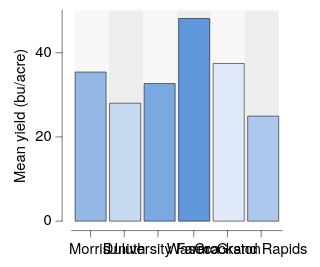

The Vega-Lite source for this figure:
### Vega-Lite specification from a JSON file in a GitHub repository (floating-point values rounded to 4 significant figures)
{"background": null, "config": {"arc": {"fill": "#DBDBDB", "fillOpacity": 1.0, "innerRadius": 25.0, "padAngle": 0.03, "stroke": "black", "strokeOpacity": 1, "strokeWidth": 0.25}, "area": {"fill": "#DBDBDB", "fillOpacity": 1.0, "stroke": "black", "strokeOpacity": 1, "strokeWidth": 0.25}, "axis": {"domain": true, "domainCap": "round", "domainColor": "black", "domainWidth": 0.25, "grid": false, "gridCap": "round", "gridColor": "#F1F1F1", "gridDash": [0, 0], "gridOpacity": 1.0, "gridWidth": 0.25, "labelColor": "black", "labelFont": "HelveticaNeue", "labelFontSize": 7, "labelFontStyle": "normal", "labelFontWeight": 400, "offset": 4.5, "ticks": true, "tickCap": "round", "tickColor": "black", "tickSize": 3, "tickWidth": 0.25, "titleColor": "black", "titleFont": "HelveticaNeue", "titleFontSize": 7, "titleFontStyle": "normal", "titleFontWeight": 400}, "axisX": {"domain": true, "labelAlign": "center", "labelAngle": 0, "labels": true, "ticks": true, "translate": 0}, "axisY": {"domain": true, "labelAlign": "right", "labelAngle": 0, "labels": true, "ticks": true, "translate": 0}, "axisRight": {"domain": true, "labelAlign": "left", "labelAngle": 0, "labels": true, "ticks": true, "translate": 0}, "axisTop": {"domain": true, "labelAlign": "center", "labelAngle": 0, "labels": true, "ticks": true, "translate": 0}, "bar": {"fill": "#DBDBDB", "fillOpacity": 1.0, "stroke": "black", "strokeOpacity": 1, "strokeWidth": 0.25}, "boxplot": {"size": 9.0, "ticks": {"cornerRadius": 0.25, "fill": "black", "size": 4.5, "thickness": 0.25}, "box": {"fillOpacity": 1.0, "stroke": "black", "strokeOpacity": 1, "strokeWidth": 0.25}, "median": {"fill": "black", "fillOpacity": 1.0, "size": 9.0, "thickness": 0.25}, "rule": {"fill": "black", "fillOpacity": 1.0, "size": 10.0, "stroke": "black", "strokeDash": [0, 0], "strokeOpacity": 1, "strokeWidth": 0.25}, "outliers": {"color": "black", "fill": "black", "fillOpacity": 1.0, "size": 0, "stroke": "black", "strokeOpacity": 1, "strokeWidth": 0.25}}, "circle": {"fill": "black", "fillOpacity": 1.0, "size": 0.5, "stroke": "black", "strokeOpacity": 1, "strokeWidth": 0.25}, "errorband": {"band": {"fillOpacity": 0.6, "stroke": null, "strokeWidth": 0.25, "strokeOpacity": 1}, "borders": {"opacity": 0, "strokeOpacity": 0.25, "strokeWidth": 1}}, "errorbar": {"opacity": 1, "rule": {"strokeDash": [0, 0], "strokeWidth": 0.5}, "ticks": {"color": "black", "cornerRadius": 0.25, "opacity": 1, "size": 6.0, "thickness": 0.5}, "thickness": 0.5}, "font": "HelveticaNeue", "geoshape": {"fill": "#DBDBDB", "fillOpacity": 1.0, "stroke": "black", "strokeOpacity": 1, "strokeWidth": 0.25}, "header": {"labelColor": "black", "labelFont": "HelveticaNeue", "labelFontSize": 7, "labelFontStyle": "normal", "labelFontWeight": 400, "titleColor": "black", "titleFont": "HelveticaNeue", "titleFontSize": 7, "titleFontStyle": "normal", "titleFontWeight": 400, "titlePadding": 0}, "legend": {"disable": false, "offset": 4.5, "gradientLength": 50.0, "gradientThickness": 5.0, "gradientOpacity": 1.0, "gradientStrokeColor": "black", "gradientStrokeWidth": 0.25, "labelColor": "black", "labelFont": "HelveticaNeue", "labelFontSize": 7, "labelFontStyle": "normal", "labelFontWeight": 400, "strokeColor": "black", "strokeWidth": 0, "symbolSize": 42, "symbolStrokeColor": "black", "symbolStrokeWidth": 0.25, "titleColor": "black", "titleFont": "HelveticaNeue", "titleFontSize": 7, "titleFontStyle": "normal", "titleFontWeight": 400}, "line": {"color": "black", "stroke": "black", "strokeCap": "round", "strokeDash": [0, 0], "strokeOpacity": 1, "strokeWidth": 0.375}, "point": {"filled": true, "fill": "#DBDBDB", "fillOpacity": 1.0, "size": 5.0, "stroke": "black", "strokeOpacity": 1, "strokeWidth": 0.25}, "range": {"category": ["#DFE9F7", "#C6D9F1", "#ADC8EC", "#94B8E6", "#7AA8E0", "#6097DA", "#4D87CA", "#4177B1", "#386898", "#2F597F", "#264A69", "#1D3A58"], "diverging": {"scheme": ["#DFE9F7", "#C6D9F1", "#ADC8EC", "#94B8E6", "#7AA8E0", "#6097DA", "#4D87CA", "#4177B1", "#386898", "#2F597F", "#264A69", "#1D3A58"]}, "heatmap": {"scheme": ["#DFE9F7", "#C6D9F1", "#ADC8EC", "#94B8E6", "#7AA8E0", "#6097DA", "#4D87CA", "#4177B1", "#386898", "#2F597F", "#264A69", "#1D3A58"]}, "ordinal": {"scheme": ["#DFE9F7", "#C6D9F1", "#ADC8EC", "#94B8E6", "#7AA8E0", "#6097DA", "#4D87CA", "#4177B1", "#386898", "#2F597F", "#264A69", "#1D3A58"]}, "ramp": {"scheme": ["#DFE9F7", "#C6D9F1", "#ADC8EC", "#94B8E6", "#7AA8E0", "#6097DA", "#4D87CA", "#4177B1", "#386898", "#2F597F", "#264A69", "#1D3A58"]}}, "rule": {"color": "black", "stroke": "black", "strokeCap": "round", "strokeDash": [2, 2], "strokeOpacity": 1, "strokeWidth": 0.25}, "scale": {"bandPaddingInner": 0.1, "bandPaddingOuter": 0.1, "round": false}, "rect": {"fill": "#DBDBDB", "fillOpacity": 1.0, "stroke": "black", "strokeOpacity": 1, "strokeWidth": 0.25}, "square": {"fill": "#DBDBDB", "fillOpacity": 1.0, "size": 10.0, "stroke": "black", "strokeOpacity": 1, "strokeWidth": 0.25}, "text": {"color": "black", "font": "HelveticaNeue", "fontSize": 7, "fontStyle": "normal", "fontWeight": 400}, "title": {"anchor": "middle", "frame": "group", "color": "black", "font": "HelveticaNeue", "fontSize": 7, "fontStyle": "normal", "fontWeight": 400, "subtitleColor": "black", "subtitleFont": "HelveticaNeue", "subtitleFontSize": "HelveticaNeue", "subtitleFontStyle": "normal", "subtitleFontWeight": 400}, "view": {"continuousWidth": 100, "continuousHeight": 100, "discreteWidth": 100, "discreteHeight": 100, "fill": null, "stroke": null, "strokeWidth": 0.25}}, "layer": [{"data": {"name": "data-f649f9d1c293ec8042ca0358e3477a5a"}, "mark": {"type": "rect", "color": "#F1F1F1", "opacity": 0.5, "stroke": null, "strokeOpacity": 0, "strokeWidth": 0}, "encoding": {"x": {"value": 1.613}, "x2": {"value": 17.74}}}, {"data": {"name": "data-f649f9d1c293ec8042ca0358e3477a5a"}, "mark": {"type": "rect", "color": "#DBDBDB", "opacity": 0.5, "stroke": null, "strokeOpacity": 0, "strokeWidth": 0}, "encoding": {"x": {"value": 17.74}, "x2": {"value": 33.87}}}, {"data": {"name": "data-f649f9d1c293ec8042ca0358e3477a5a"}, "mark": {"type": "rect", "color": "#F1F1F1", "opacity": 0.5, "stroke": null, "strokeOpacity": 0, "strokeWidth": 0}, "encoding": {"x": {"value": 33.87}, "x2": {"value": 50.0}}}, {"data": {"name": "data-f649f9d1c293ec8042ca0358e3477a5a"}, "mark": {"type": "rect", "color": "#DBDBDB", "opacity": 0.5, "stroke": null, "strokeOpacity": 0, "strokeWidth": 0}, "encoding": {"x": {"value": 50.0}, "x2": {"value": 66.13}}}, {"data": {"name": "data-f649f9d1c293ec8042ca0358e3477a5a"}, "mark": {"type": "rect", "color": "#F1F1F1", "opacity": 0.5, "stroke": null, "strokeOpacity": 0, "strokeWidth": 0}, "encoding": {"x": {"value": 66.13}, "x2": {"value": 82.26}}}, {"data": {"name": "data-f649f9d1c293ec8042ca0358e3477a5a"}, "mark": {"type": "rect", "color": "#DBDBDB", "opacity": 0.5, "stroke": null, "strokeOpacity": 0, "strokeWidth": 0}, "encoding": {"x": {"value": 82.26}, "x2": {"value": 98.39}}}, {"data": {"name": "data-9cc0564cb5591205eeeca8d2429dd11b"}, "mark": {"type": "bar"}, "encoding": {"color": {"field": "site", "legend": null, "type": "nominal"}, "x": {"field": "site", "sort": ["Morris", "Duluth", "University Farm", "Waseca", "Crookston", "Grand Rapids"], "title": null, "type": "nominal"}, "y": {"aggregate": "mean", "field": "yield", "title": "Mean yield (bu/acre)", "type": "quantitative"}}}], "$schema": "https://vega.github.io/schema/vega-lite/v6.4.1.json", "datasets": {"data-f649f9d1c293ec8042ca0358e3477a5a": [{"__dummy": 0, "__dysonsphere__": 1}], "data-9cc0564cb5591205eeeca8d2429dd11b": [{"yield": 27.0, "variety": "Manchuria", "year": 1931, "site": "University Farm"}, {"yield": 48.87, "variety": "Manchuria", "year": 1931, "site": "Waseca"}, {"yield": 27.43, "variety": "Manchuria", "year": 1931, "site": "Morris"}, {"yield": 39.93, "variety": "Manchuria", "year": 1931, "site": "Crookston"}, {"yield": 32.97, "variety": "Manchuria", "year": 1931, "site": "Grand Rapids"}, {"yield": 28.97, "variety": "Manchuria", "year": 1931, "site": "Duluth"}, {"yield": 43.07, "variety": "Glabron", "year": 1931, "site": "University Farm"}, {"yield": 55.2, "variety": "Glabron", "year": 1931, "site": "Waseca"}, {"yield": 28.77, "variety": "Glabron", "year": 1931, "site": "Morris"}, {"yield": 38.13, "variety": "Glabron", "year": 1931, "site": "Crookston"}, {"yield": 29.13, "variety": "Glabron", "year": 1931, "site": "Grand Rapids"}, {"yield": 29.67, "variety": "Glabron", "year": 1931, "site": "Duluth"}, {"yield": 35.13, "variety": "Svansota", "year": 1931, "site": "University Farm"}, {"yield": 47.33, "variety": "Svansota", "year": 1931, "site": "Waseca"}, {"yield": 25.77, "variety": "Svansota", "year": 1931, "site": "Morris"}, {"yield": 40.47, "variety": "Svansota", "year": 1931, "site": "Crookston"}, {"yield": 29.67, "variety": "Svansota", "year": 1931, "site": "Grand Rapids"}, {"yield": 25.7, "variety": "Svansota", "year": 1931, "site": "Duluth"}, {"yield": 39.9, "variety": "Velvet", "year": 1931, "site": "University Farm"}, {"yield": 50.23, "variety": "Velvet", "year": 1931, "site": "Waseca"}, {"yield": 26.13, "variety": "Velvet", "year": 1931, "site": "Morris"}, {"yield": 41.33, "variety": "Velvet", "year": 1931, "site": "Crookston"}, {"yield": 23.03, "variety": "Velvet", "year": 1931, "site": "Grand Rapids"}, {"yield": 26.3, "variety": "Velvet", "year": 1931, "site": "Duluth"}, {"yield": 36.57, "variety": "Trebi", "year": 1931, "site": "University Farm"}, {"yield": 63.83, "variety": "Trebi", "year": 1931, "site": "Waseca"}, {"yield": 43.77, "variety": "Trebi", "year": 1931, "site": "Morris"}, {"yield": 46.93, "variety": "Trebi", "year": 1931, "site": "Crookston"}, {"yield": 29.77, "variety": "Trebi", "year": 1931, "site": "Grand Rapids"}, {"yield": 33.93, "variety": "Trebi", "year": 1931, "site": "Duluth"}, {"yield": 43.27, "variety": "No. 457", "year": 1931, "site": "University Farm"}, {"yield": 58.1, "variety": "No. 457", "year": 1931, "site": "Waseca"}, {"yield": 28.7, "variety": "No. 457", "year": 1931, "site": "Morris"}, {"yield": 45.67, "variety": "No. 457", "year": 1931, "site": "Crookston"}, {"yield": 32.17, "variety": "No. 457", "year": 1931, "site": "Grand Rapids"}, {"yield": 33.6, "variety": "No. 457", "year": 1931, "site": "Duluth"}, {"yield": 36.6, "variety": "No. 462", "year": 1931, "site": "University Farm"}, {"yield": 65.77, "variety": "No. 462", "year": 1931, "site": "Waseca"}, {"yield": 30.37, "variety": "No. 462", "year": 1931, "site": "Morris"}, {"yield": 48.57, "variety": "No. 462", "year": 1931, "site": "Crookston"}, {"yield": 24.93, "variety": "No. 462", "year": 1931, "site": "Grand Rapids"}, {"yield": 28.1, "variety": "No. 462", "year": 1931, "site": "Duluth"}, {"yield": 32.77, "variety": "Peatland", "year": 1931, "site": "University Farm"}, {"yield": 48.57, "variety": "Peatland", "year": 1931, "site": "Waseca"}, {"yield": 29.87, "variety": "Peatland", "year": 1931, "site": "Morris"}, {"yield": 41.6, "variety": "Peatland", "year": 1931, "site": "Crookston"}, {"yield": 34.7, "variety": "Peatland", "year": 1931, "site": "Grand Rapids"}, {"yield": 32.0, "variety": "Peatland", "year": 1931, "site": "Duluth"}, {"yield": 24.67, "variety": "No. 475", "year": 1931, "site": "University Farm"}, {"yield": 46.77, "variety": "No. 475", "year": 1931, "site": "Waseca"}, {"yield": 22.6, "variety": "No. 475", "year": 1931, "site": "Morris"}, {"yield": 44.1, "variety": "No. 475", "year": 1931, "site": "Crookston"}, {"yield": 19.7, "variety": "No. 475", "year": 1931, "site": "Grand Rapids"}, {"yield": 33.07, "variety": "No. 475", "year": 1931, "site": "Duluth"}, {"yield": 39.3, "variety": "Wisconsin No. 38", "year": 1931, "site": "University Farm"}, {"yield": 58.8, "variety": "Wisconsin No. 38", "year": 1931, "site": "Waseca"}, {"yield": 29.47, "variety": "Wisconsin No. 38", "year": 1931, "site": "Morris"}, {"yield": 49.87, "variety": "Wisconsin No. 38", "year": 1931, "site": "Crookston"}, {"yield": 34.47, "variety": "Wisconsin No. 38", "year": 1931, "site": "Grand Rapids"}, {"yield": 31.6, "variety": "Wisconsin No. 38", "year": 1931, "site": "Duluth"}, {"yield": 26.9, "variety": "Manchuria", "year": 1932, "site": "University Farm"}, {"yield": 33.47, "variety": "Manchuria", "year": 1932, "site": "Waseca"}, {"yield": 34.37, "variety": "Manchuria", "year": 1932, "site": "Morris"}, {"yield": 32.97, "variety": "Manchuria", "year": 1932, "site": "Crookston"}, {"yield": 22.13, "variety": "Manchuria", "year": 1932, "site": "Grand Rapids"}, {"yield": 22.57, "variety": "Manchuria", "year": 1932, "site": "Duluth"}, {"yield": 36.8, "variety": "Glabron", "year": 1932, "site": "University Farm"}, {"yield": 37.73, "variety": "Glabron", "year": 1932, "site": "Waseca"}, {"yield": 35.13, "variety": "Glabron", "year": 1932, "site": "Morris"}, {"yield": 26.17, "variety": "Glabron", "year": 1932, "site": "Crookston"}, {"yield": 14.43, "variety": "Glabron", "year": 1932, "site": "Grand Rapids"}, {"yield": 25.87, "variety": "Glabron", "year": 1932, "site": "Duluth"}, {"yield": 27.43, "variety": "Svansota", "year": 1932, "site": "University Farm"}, {"yield": 38.5, "variety": "Svansota", "year": 1932, "site": "Waseca"}, {"yield": 35.03, "variety": "Svansota", "year": 1932, "site": "Morris"}, {"yield": 20.63, "variety": "Svansota", "year": 1932, "site": "Crookston"}, {"yield": 16.63, "variety": "Svansota", "year": 1932, "site": "Grand Rapids"}, {"yield": 22.23, "variety": "Svansota", "year": 1932, "site": "Duluth"}, {"yield": 26.8, "variety": "Velvet", "year": 1932, "site": "University Farm"}, {"yield": 37.4, "variety": "Velvet", "year": 1932, "site": "Waseca"}, {"yield": 38.83, "variety": "Velvet", "year": 1932, "site": "Morris"}, {"yield": 32.07, "variety": "Velvet", "year": 1932, "site": "Crookston"}, {"yield": 32.23, "variety": "Velvet", "year": 1932, "site": "Grand Rapids"}, {"yield": 22.47, "variety": "Velvet", "year": 1932, "site": "Duluth"}, {"yield": 29.07, "variety": "Trebi", "year": 1932, "site": "University Farm"}, {"yield": 49.23, "variety": "Trebi", "year": 1932, "site": "Waseca"}, {"yield": 46.63, "variety": "Trebi", "year": 1932, "site": "Morris"}, {"yield": 41.83, "variety": "Trebi", "year": 1932, "site": "Crookston"}, {"yield": 20.63, "variety": "Trebi", "year": 1932, "site": "Grand Rapids"}, {"yield": 30.6, "variety": "Trebi", "year": 1932, "site": "Duluth"}, {"yield": 26.43, "variety": "No. 457", "year": 1932, "site": "University Farm"}, {"yield": 42.2, "variety": "No. 457", "year": 1932, "site": "Waseca"}, {"yield": 43.53, "variety": "No. 457", "year": 1932, "site": "Morris"}, {"yield": 34.33, "variety": "No. 457", "year": 1932, "site": "Crookston"}, {"yield": 19.47, "variety": "No. 457", "year": 1932, "site": "Grand Rapids"}, {"yield": 22.7, "variety": "No. 457", "year": 1932, "site": "Duluth"}, {"yield": 25.57, "variety": "No. 462", "year": 1932, "site": "University Farm"}, {"yield": 44.7, "variety": "No. 462", "year": 1932, "site": "Waseca"}, {"yield": 47.0, "variety": "No. 462", "year": 1932, "site": "Morris"}, {"yield": 30.53, "variety": "No. 462", "year": 1932, "site": "Crookston"}, {"yield": 19.9, "variety": "No. 462", "year": 1932, "site": "Grand Rapids"}, {"yield": 22.5, "variety": "No. 462", "year": 1932, "site": "Duluth"}, {"yield": 28.07, "variety": "Peatland", "year": 1932, "site": "University Farm"}, {"yield": 36.03, "variety": "Peatland", "year": 1932, "site": "Waseca"}, {"yield": 43.2, "variety": "Peatland", "year": 1932, "site": "Morris"}, {"yield": 25.23, "variety": "Peatland", "year": 1932, "site": "Crookston"}, {"yield": 26.77, "variety": "Peatland", "year": 1932, "site": "Grand Rapids"}, {"yield": 31.37, "variety": "Peatland", "year": 1932, "site": "Duluth"}, {"yield": 30.0, "variety": "No. 475", "year": 1932, "site": "University Farm"}, {"yield": 41.27, "variety": "No. 475", "year": 1932, "site": "Waseca"}, {"yield": 44.23, "variety": "No. 475", "year": 1932, "site": "Morris"}, {"yield": 32.13, "variety": "No. 475", "year": 1932, "site": "Crookston"}, {"yield": 15.23, "variety": "No. 475", "year": 1932, "site": "Grand Rapids"}, {"yield": 27.37, "variety": "No. 475", "year": 1932, "site": "Duluth"}, {"yield": 38.0, "variety": "Wisconsin No. 38", "year": 1932, "site": "University Farm"}, {"yield": 58.17, "variety": "Wisconsin No. 38", "year": 1932, "site": "Waseca"}, {"yield": 47.17, "variety": "Wisconsin No. 38", "year": 1932, "site": "Morris"}, {"yield": 35.9, "variety": "Wisconsin No. 38", "year": 1932, "site": "Crookston"}, {"yield": 20.67, "variety": "Wisconsin No. 38", "year": 1932, "site": "Grand Rapids"}, {"yield": 29.33, "variety": "Wisconsin No. 38", "year": 1932, "site": "Duluth"}]}}
